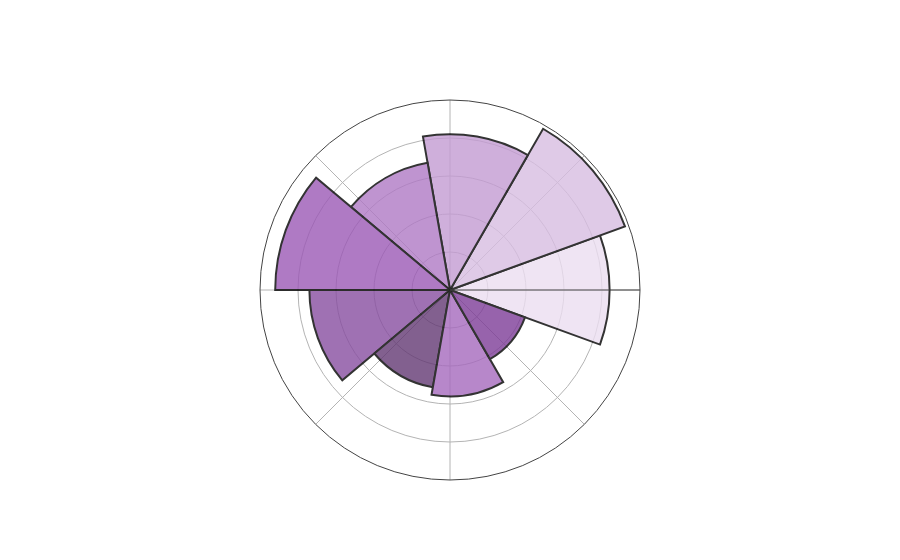

Notebook code for this chart:
### Code cell
import plotly.graph_objects as go

fig = go.Figure(go.Barpolar(
    r=data_list,
    theta=thetas,
    width=width,
    marker_color=colors,
    marker_line_color="black",
    marker_line_width=2,
    opacity=0.8
))

fig.update_layout(
    template=None,
    polar = dict(
        radialaxis = dict(range=[0, 5], showticklabels=False, ticks=''),
        angularaxis = dict(showticklabels=False, ticks='')
    )
)

fig.show()

### Figure 1 — Plotly figure (JSON) as saved in the notebook; plotly's stock layout.template omitted (floating-point values rounded to 4 significant figures)
{"data": [{"marker": {"color": ["#EBDEF0", "#D7BDE2", "#C39BD3", "#AF7AC5", "#9B59B6", "#884EA0", "#633974", "#A569BD", "#7D3C98"], "line": {"color": "black", "width": 2}}, "opacity": 0.8, "r": [4.2, 4.9, 4.1, 3.4, 4.6, 3.7, 2.6, 2.8, 2.1], "theta": [0, 40, 80, 120, 160, 200, 240, 280, 320], "type": "barpolar", "width": 40}], "layout": {"autosize": true, "polar": {"angularaxis": {"showticklabels": false, "ticks": "", "type": "linear"}, "radialaxis": {"autorange": false, "range": [0, 5], "showticklabels": false, "ticks": "", "type": "linear"}}}}
